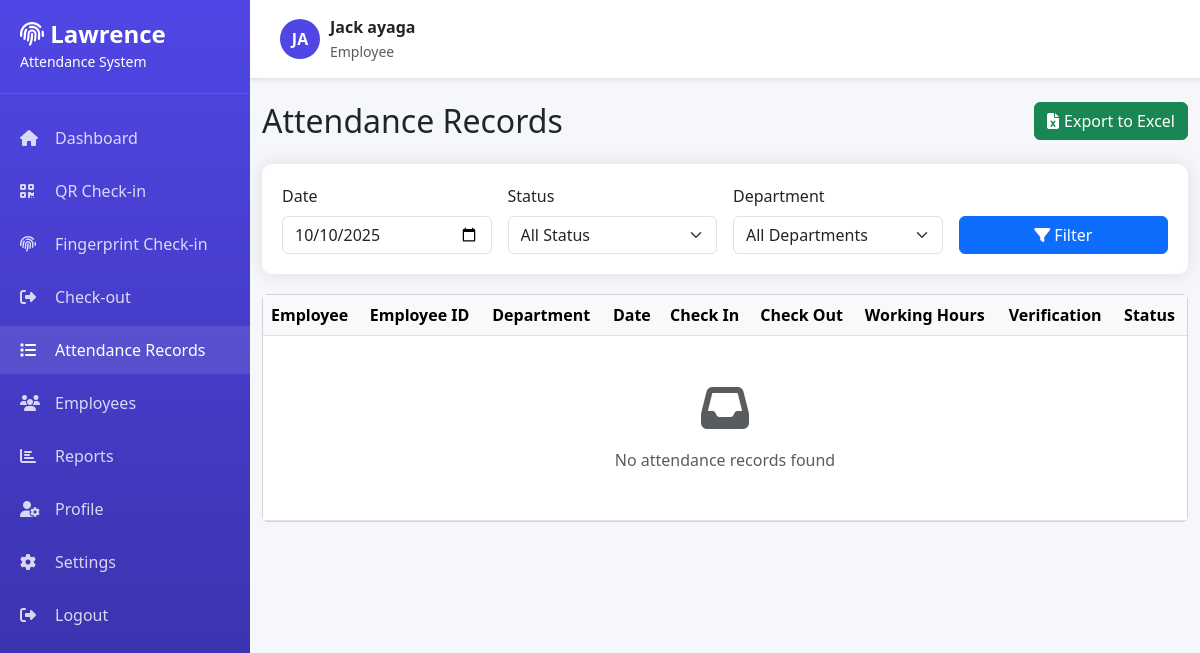
The app's page /attendance-records/ (signed in) with its own data.
### attendance/models.py (models this page shows, shortened)
class User(AbstractUser):
    ROLE_CHOICES = (
        ('admin', 'Administrator'),
        ('employee', 'Employee'),
    )
    role = models.CharField(max_length=20, choices=ROLE_CHOICES, default='employee')
    employee_id = models.CharField(max_length=50, unique=True, null=True, blank=True)
    phone = models.CharField(max_length=15, blank=True, null=True)
    profile_image = models.ImageField(upload_to='profiles/', null=True, blank=True)

### attendance/views.py (the view)
# urls.py: path('attendance-records/', views.attendance_records, name='attendance_records'),
@login_required
def attendance_records(request):
    date_filter = request.GET.get('date', timezone.now().date())
    status_filter = request.GET.get('status', 'all')
    department_filter = request.GET.get('department', 'all')
    records = AttendanceRecord.objects.select_related(
        'employee__user', 'employee__department'
    ).filter(date=date_filter)
    if status_filter != 'all':
        records = records.filter(status=status_filter)
    if department_filter != 'all':
        records = records.filter(employee__department_id=department_filter)
    departments = Department.objects.all()
    context = {
        'records': records,
        'departments': departments,
        'selected_date': date_filter,
        'selected_status': status_filter,
        'selected_department': department_filter,
    }
    return render(request, 'attendance/records.html', context)

### templates/attendance/records.html (shortened to what this page needs)
{% extends 'attendance/base.html' %}
{% load static %}
{% block content %}
<div class="container-fluid py-4">
    <div class="d-flex justify-content-between align-items-center mb-4">
        <h2 class="mb-0">Attendance Records</h2>
        <div>
            <button class="btn btn-success export-btn" onclick="exportToExcel()">
                <i class="fas fa-file-excel"></i> Export to Excel
            </button>
        </div>
    </div>
    <div class="filter-card">
        <form method="get" class="row g-3">
            <div class="col-md-3">
                <label class="form-label">Date</label>
                <input type="date"
                       name="date"
                       class="form-control"
                       value="{{ selected_date|date:'Y-m-d' }}">
            </div>
            <div class="col-md-3">
                <label class="form-label">Status</label>
                <select name="status" class="form-select">
                    <option value="all" {% if selected_status == 'all' %}selected{% endif %}>All Status</option>
                </select>
            </div>
            <div class="col-md-3">
                <label class="form-label">Department</label>
                <select name="department" class="form-select">
                    <option value="all" {% if selected_department == 'all' %}selected{% endif %}>All Departments</option>
                </select>
            </div>
            <div class="col-md-3 d-flex align-items-end">
                <button type="submit" class="btn btn-primary w-100">
                    <i class="fas fa-filter"></i> Filter
                </button>
            </div>
        </form>
    </div>
    <div class="card">
        <div class="card-body p-0">
            <div class="table-responsive">
                <table class="table table-hover mb-0" id="attendance-table">
                    <thead class="table-light">
                        <tr>
                            <th>Employee</th>
                            <th>Employee ID</th>
                            <th>Department</th>
                            <th>Date</th>
                            <th>Check In</th>
                            <th>Check Out</th>
                            <th>Working Hours</th>
                            <th>Verification</th>
                            <th>Status</th>
                        </tr>
                    </thead>
                    <tbody>
                        {% for record in records %}
                        <tr>
                            <td>
                                <div class="d-flex align-items-center">
                                    <img src="{% if record.employee.user.profile_image %}{{ record.employee.user.profile_image.url }}{% else %}{% static 'img/default-avatar.png' %}{% endif %}"
                                         class="rounded-circle me-2"
                                         width="35"
                                         height="35"
                                         alt="{{ record.employee.user.get_full_name }}">
                                    <span class="fw-semibold">{{ record.employee.user.get_full_name }}</span>
                                </div>
                            </td>
                            <td>
                                <span class="badge bg-secondary">{{ record.employee.user.employee_id }}</span>
                            </td>
                            <td>{{ record.employee.department.name|default:"N/A" }}</td>
                            <td>{{ record.date|date:"M d, Y" }}</td>
                            <td>
                                {% if record.check_in %}
                                    <span class="text-success fw-semibold">
                                        <i class="fas fa-sign-in-alt"></i> {{ record.check_in|time:"h:i A" }}
                                    </span>
                                {% else %}
                                    <span class="text-muted">-</span>
                                {% endif %}
                            </td>
                            <td>
                                {% if record.check_out %}
                                    <span class="text-danger fw-semibold">
                                        <i class="fas fa-sign-out-alt"></i> {{ record.check_out|time:"h:i A" }}
                                    </span>
                                {% else %}
                                    <span class="text-muted">-</span>
                                {% endif %}
                            </td>
                            <td>
                                {% if record.working_hours %}
                                    <span class="badge bg-info">{{ record.working_hours }}h</span>
                                {% else %}
                                    <span class="text-muted">-</span>
                                {% endif %}
                            </td>
                            <td>
                                {% if record.verification_method == 'qr' %}
                                    <span class="verification-badge bg-primary text-white">
                                        <i class="fas fa-qrcode"></i> QR
                                    </span>
                                {% elif record.verification_method == 'fingerprint' %}
                                    <span class="verification-badge bg-success text-white">
                                        <i class="fas fa-fingerprint"></i> Fingerprint
                                    </span>
                                {% else %}
                                    <span class="verification-badge bg-secondary text-white">
                                        <i class="fas fa-user"></i> Manual
                                    </span>
                                {% endif %}
                            </td>
                            <td>
                                {% if record.status == 'present' %}
                                    <span class="status-badge bg-success text-white">
                                        <i class="fas fa-check"></i> Present on time
                                    </span>
                                {% elif record.status == 'late' %}
                                    <span class="status-badge bg-warning text-dark">
                                        <i class="fas fa-clock"></i> Late
                                    </span>
                                {% else %}
                                    <span class="status-badge bg-danger text-white">
                                        <i class="fas fa-times"></i> Absent
                                    </span>
                                {% endif %}
                            </td>
                        </tr>
                        {% empty %}
                        <tr>
                            <td colspan="9" class="text-center py-5 text-muted">
                                <i class="fas fa-inbox fa-3x mb-3 d-block"></i>
                                No attendance records found
                            </td>
                        </tr>
                        {% endfor %}
                    </tbody>
                </table>
            </div>
        </div>
    </div>
</div>
{% endblock %}

### templates/attendance/base.html (shortened to what this page needs)
{% load static %}
<!DOCTYPE html>
<html lang="en">
<head>
    <link href="https://cdn.jsdelivr.net/npm/bootstrap@5.3.0/dist/css/bootstrap.min.css" rel="stylesheet">
    <link rel="stylesheet" href="https://cdnjs.cloudflare.com/ajax/libs/font-awesome/6.4.0/css/all.min.css">
</head>
<body>
    <aside class="sidebar" id="sidebar">
        <div class="sidebar-brand">
            <h4><i class="fas fa-fingerprint"></i> Lawrence</h4>
            <small>Attendance System</small>
        </div>
        <ul class="sidebar-menu">
            <li>
                <a href="{% url 'attendance:dashboard' %}" class="{% if request.resolver_match.url_name == 'dashboard' %}active{% endif %}">
                    <i class="fas fa-home"></i> Dashboard
                </a>
            </li>
            <li>
                <a href="{% url 'attendance:check_in_qr' %}">
                    <i class="fas fa-qrcode"></i> QR Check-in
                </a>
            </li>
            <li>
                <a href="{% url 'attendance:check_in_fingerprint' %}">
                    <i class="fas fa-fingerprint"></i> Fingerprint Check-in
                </a>
            </li>
            <li>
                <a href="{% url 'attendance:check_out' %}">
                    <i class="fas fa-sign-out-alt"></i> Check-out
                </a>
            </li>
            <li>
                <a href="{% url 'attendance:attendance_records' %}" class="{% if request.resolver_match.url_name == 'attendance_records' %}active{% endif %}">
                    <i class="fas fa-list"></i> Attendance Records
                </a>
            </li>
            <li>
                <a href="{% url 'attendance:employee_list' %}" class="{% if request.resolver_match.url_name == 'employee_list' %}active{% endif %}">
                    <i class="fas fa-users"></i> Employees
                </a>
            </li>
            <li>
                <a href="{% url 'attendance:reports' %}" class="{% if request.resolver_match.url_name == 'reports' %}active{% endif %}">
                    <i class="fas fa-chart-bar"></i> Reports
                </a>
            </li>
            {% if user.is_authenticated %}
            <li>
                <a href="{% url 'attendance:profile' %}" class="{% if request.resolver_match.url_name == 'profile' %}active{% endif %}">
                    <i class="fas fa-user-cog"></i> Profile
                </a>
            </li>
            {% endif %}
            <li>
                <a href="#">
                    <i class="fas fa-cog"></i> Settings
                </a>
            </li>
            <li>
                <form method="post" action="{% url 'logout' %}" class="logout-form">
                    <button type="submit" class="logout-btn">
                        <i class="fas fa-sign-out-alt"></i> Logout
                    </button>
                </form>
            </li>
        </ul>
    </aside>
    <div class="main-content">
        <div class="topbar">
            <div class="user-info">
                {% if user.is_authenticated %}
                <div class="user-avatar">
                    {{ user.first_name.0|upper }}{{ user.last_name.0|upper }}
                </div>
                <div>
                    <div class="fw-semibold">{{ user.get_full_name|default:user.username }}</div>
                    <small class="text-muted">
                        {% if user.role %}
                            {{ user.role|title }}
                        {% else %}
                            Employee
                        {% endif %}
                    </small>
                </div>
                {% endif %}
            </div>
        </div>
        {% block content %}{% endblock %}
    </div>
</body>
</html>

### templates/attendance/base.html (style rules this page uses)
:root { --primary-color: #4F46E5; --secondary-color: #10B981; --sidebar-width: 250px; }
body { font-family: 'Segoe UI', Tahoma, Geneva, Verdana, sans-serif; background-color: #f5f7fa; }
.sidebar { position: fixed; top: 0; left: 0; height: 100vh; width: var(--sidebar-width); background: linear-gradient(180deg, #4F46E5 0%, #3730A3 100%); color: white; padding: 20px 0; z-index: 1000; overflow-y: auto; }
.sidebar-brand { padding: 0 20px 20px; border-bottom: 1px solid rgba(255,255,255,0.1); margin-bottom: 20px; }
.sidebar-brand h4 { margin: 0; font-weight: 600; }
.sidebar-menu { list-style: none; padding: 0; margin: 0; }
.sidebar-menu li { margin: 5px 0; }
.sidebar-menu a { display: flex; align-items: center; padding: 12px 20px; color: rgba(255,255,255,0.8); text-decoration: none; transition: all 0.3s; }
.sidebar-menu a:hover, .sidebar-menu a.active { background-color: rgba(255,255,255,0.1); color: white; }
.sidebar-menu i { width: 25px; margin-right: 10px; }
.main-content { margin-left: var(--sidebar-width); min-height: 100vh; }
.topbar { background: white; padding: 15px 30px; box-shadow: 0 2px 4px rgba(0,0,0,0.1); display: flex; justify-content: space-between; align-items: center; }
.user-info { display: flex; align-items: center; gap: 10px; }
.user-avatar { width: 40px; height: 40px; border-radius: 50%; background: var(--primary-color); display: flex; align-items: center; justify-content: center; color: white; font-weight: bold; }
.logout-form { display: block; width: 100%; }
.logout-btn { display: flex; align-items: center; width: 100%; padding: 12px 20px; background: none; border: none; color: rgba(255,255,255,0.8); text-decoration: none; transition: all 0.3s; text-align: left; cursor: pointer; }
.logout-btn i { width: 25px; margin-right: 10px; }

### templates/attendance/records.html (style rules this page uses)
.filter-card { background: white; border-radius: 10px; padding: 20px; box-shadow: 0 0 20px rgba(0,0,0,0.1); margin-bottom: 20px; }
.export-btn { display: flex; align-items: center; gap: 5px; }

### records on screen
User: first_name.0 "J", last_name.0 "A", get_full_name "Jack ayaga", role "Employee"
